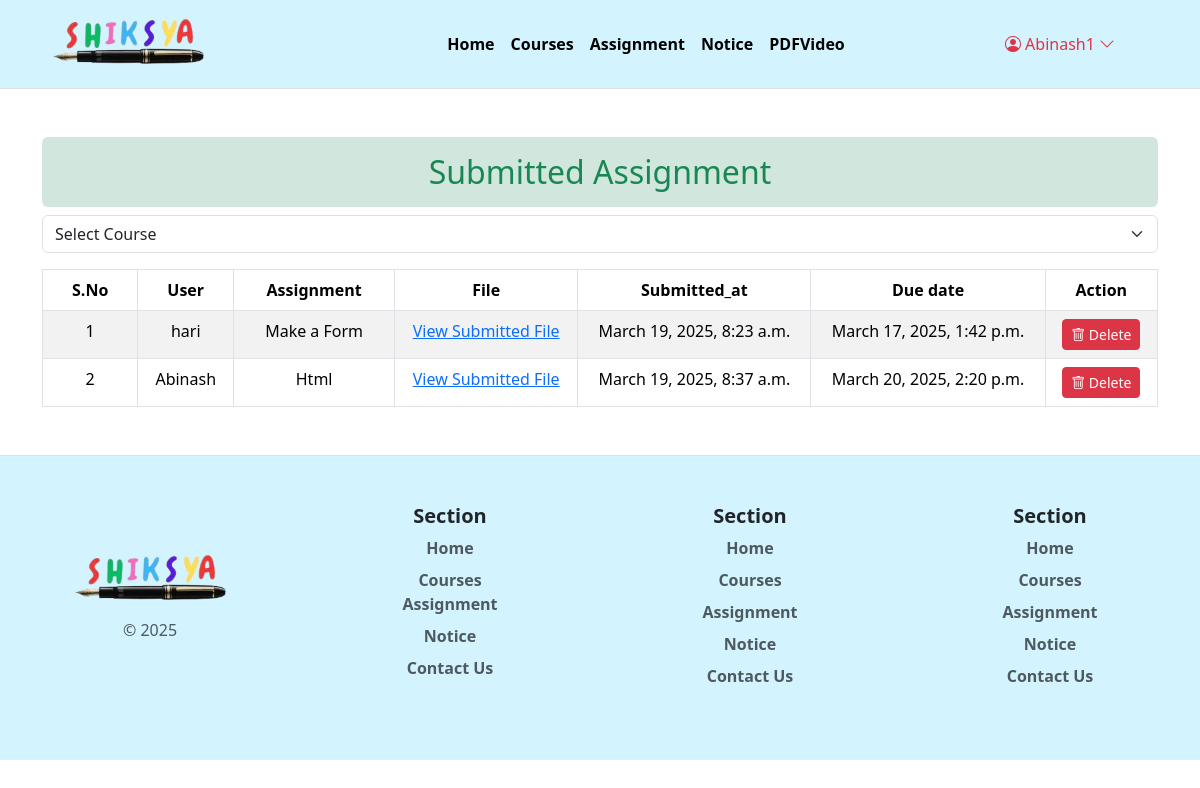
/assignment_submit/ (signed in), run on the app's committed database.
### userpages/models.py (models this page shows, shortened)
class Submission(models.Model):
    user = models.ForeignKey(User, on_delete=models.CASCADE, default=1)
    assignment = models.ForeignKey(Assignment, on_delete=models.CASCADE)
    file = models.FileField(upload_to='submission')
    submitted_at = models.DateTimeField(auto_now_add=True)

class Assignment(models.Model):
    title = models.CharField(max_length=255)
    description = models.TextField()
    pdf_file = models.FileField(upload_to='static/Assignment', null=True, blank=True)
    due_date = models.DateTimeField()
    created_at = models.DateTimeField(auto_now_add=True)
    updated_at = models.DateTimeField(auto_now=True)
    assigned_by = models.ForeignKey(User, on_delete=models.CASCADE, related_name='assignments_created')
    courses = models.ForeignKey(Courses, on_delete=models.CASCADE)

### userpages/views.py (the view)
# urls.py: path('assignment_submit/', assignment_submit, name='assignment_submit'),
@login_required
def assignment_submit(request):
    courses = Courses.objects.all()
    selected_course = request.GET.get('course', '')
    user = request.user
    if selected_course:
        assignments = Assignment.objects.filter(courses__name=selected_course)
    else:
        assignments = Assignment.objects.all()
    if user.is_staff:
        submissions = Submission.objects.filter(assignment__in=assignments)
    else:
        submissions = Submission.objects.filter(assignment__in=assignments, user=user)
    context = {
        'courses': courses,
        'submissions': submissions,
        'selected_course': selected_course,
    }
    return render(request, 'userpage/assignment_submit.html', context)

### templates/userpage/assignment_submit.html (shortened to what this page needs)
{% extends "base.html" %}
{% block main-content %}
<div class="container my-5">
    <div class="col-md-12 m-auto">
        <h2 class="text-success bg-success-subtle text-center p-3 rounded">Submitted Assignment</h2>
        <form method="GET" class="mb-3">
            <select name="course" class="form-select" onchange="this.form.submit()">
                <option value="">Select Course</option>
            </select>
        </form>
        <table class="table table-bordered table-striped table-hover">
            <thead class="bg-light">
                <tr>
                    <th class="text-center px-4">S.No</th>
                    <th class="text-center px-4">User</th>
                    <th class="text-center px-4">Assignment</th>
                    <th class="text-center px-4">File</th>
                    <th class="text-center px-4">Submitted_at</th>
                    <th class="text-center px-4">Due date</th>
                    <th class="text-center px-4">Action</th>
                </tr>
            </thead>
            <tbody>
                {% for item in submissions %}
                <tr>
                    <td class="text-center">{{ forloop.counter }}</td>
                    <td class="text-center">{{ item.user.username }}</td>
                    <td class="text-center">{{ item.assignment.title }}</td>
                    <td class="text-center">
                        <a href="{{ item.pdf_file.url }}" target="_blank">View Submitted File</a>
                    </td>
                    <td class="text-center">{{ item.submitted_at }}</td>
                    <td class="text-center">{{ item.assignment.due_date }}</td>
                    <td class="text-center">
                        <a href="{% url 'delete_assignment' item.pk %}" class="btn btn-danger btn-sm"
                            onclick="return confirm('Are you sure you want to delete this item?')">
                            <i class="bi bi-trash"></i> Delete
                        </a>
                    </td>
                </tr>
                {% endfor %}
            </tbody>
        </table>
    </div>
</div>
{% endblock %}

### templates/components/header.html (shortened to what this page needs)
{% if user.is_authenticated and user.is_staff %}
<header class="d-flex flex-wrap align-items-center justify-content-center justify-content-md-between py-3 border-bottom px-5" style="background-color: #D3F3FE;">
    <div class="col-md-3 mb-2 mb-md-0">
        <a href="/" class="d-inline-flex text-decoration-none text-black fw-bold fs-2" style="font-family: 'Courier New', Courier, monospace;">
            <img src="/static/images/logo.png" alt="" height="50px">
        </a>
    </div>
    <ul class="nav col-12 col-md-auto mb-2 justify-content-center mb-md-0">
        <li><a href="/" class="nav-link px-2 text-black fw-bold {% if request.path == '/' %} active {% endif %}">Home</a></li>
        <li><a href="{% url 'coursetable' %}" class="nav-link px-2 text-black fw-bold {% if request.path == '/coursetable' %} active {% endif %}">Courses</a></li>
        <li><a href="viewassignment" class="nav-link px-2 text-black fw-bold {% if request.path == '/viewassignment' %} active {% endif %}">Assignment</a></li>
        <li><a href="{% url 'noticetable' %}" class="nav-link px-2 text-black fw-bold {% if request.path == '/noticetable' %} active {% endif %}">Notice</a></li>
        <li><a href="{% url 'pdfvideotable' %}" class="nav-link px-2 text-black fw-bold {% if request.path == '/pdfvideotable' %} active {% endif %}">PDFVideo</a></li>
    </ul>
    <div class="col-md-2 text-center">
        <div class="dropdown">
            <a href="#" class="text-decoration-none text-danger" id="userDropdown" data-bs-toggle="dropdown" aria-expanded="false">
                <i class="bi bi-person-circle"></i> {{ user.username }} <i class="bi bi-chevron-down"></i>
            </a>
        </div>
    </div>
</header>
{% endif %}

### data on the page
Submission: user.username "hari", assignment "Make a Form", submitted_at "March 19, 2025, 8:23 a.m.", assignment.due_date "March 17, 2025, 1:42 p.m."
Submission: user.username "Abinash", assignment "Html", submitted_at "March 19, 2025, 8:37 a.m.", assignment.due_date "March 20, 2025, 2:20 p.m."

### other printed values
{{ user.username }} "Abinash1"
